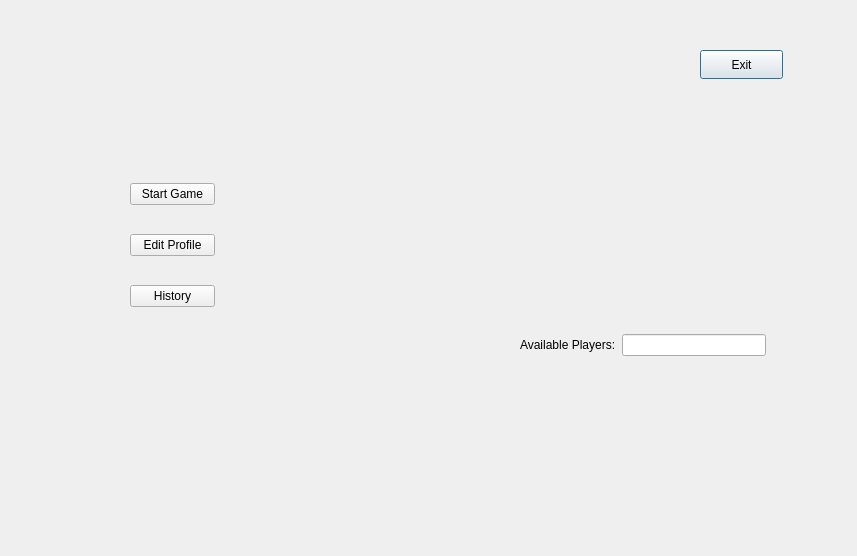
<?xml version="1.0" encoding="UTF-8"?>
<ui version="4.0">
 <class>UserPage</class>
 <widget class="QDialog" name="UserPage">
  <property name="geometry">
   <rect>
    <x>0</x>
    <y>0</y>
    <width>857</width>
    <height>556</height>
   </rect>
  </property>
  <property name="windowTitle">
   <string>Dialog</string>
  </property>
  <widget class="QPushButton" name="btnExit">
   <property name="geometry">
    <rect>
     <x>700</x>
     <y>50</y>
     <width>83</width>
     <height>29</height>
    </rect>
   </property>
   <property name="text">
    <string>Exit</string>
   </property>
  </widget>
  <widget class="QWidget" name="">
   <property name="geometry">
    <rect>
     <x>130</x>
     <y>160</y>
     <width>85</width>
     <height>171</height>
    </rect>
   </property>
   <layout class="QVBoxLayout" name="verticalLayout">
    <item>
     <widget class="QPushButton" name="btnStart">
      <property name="text">
       <string>Start Game</string>
      </property>
     </widget>
    </item>
    <item>
     <widget class="QPushButton" name="btnEdit">
      <property name="text">
       <string>Edit Profile</string>
      </property>
     </widget>
    </item>
    <item>
     <widget class="QPushButton" name="btnHistory">
      <property name="text">
       <string>History</string>
      </property>
     </widget>
    </item>
   </layout>
  </widget>
  <widget class="QWidget" name="">
   <property name="geometry">
    <rect>
     <x>520</x>
     <y>330</y>
     <width>246</width>
     <height>30</height>
    </rect>
   </property>
   <layout class="QHBoxLayout" name="horizontalLayout">
    <item>
     <widget class="QLabel" name="label">
      <property name="text">
       <string>Available Players:</string>
      </property>
     </widget>
    </item>
    <item>
     <widget class="QLineEdit" name="lePlayersCount">
      <property name="readOnly">
       <bool>true</bool>
      </property>
     </widget>
    </item>
   </layout>
  </widget>
 </widget>
 <resources/>
 <connections/>
</ui>
